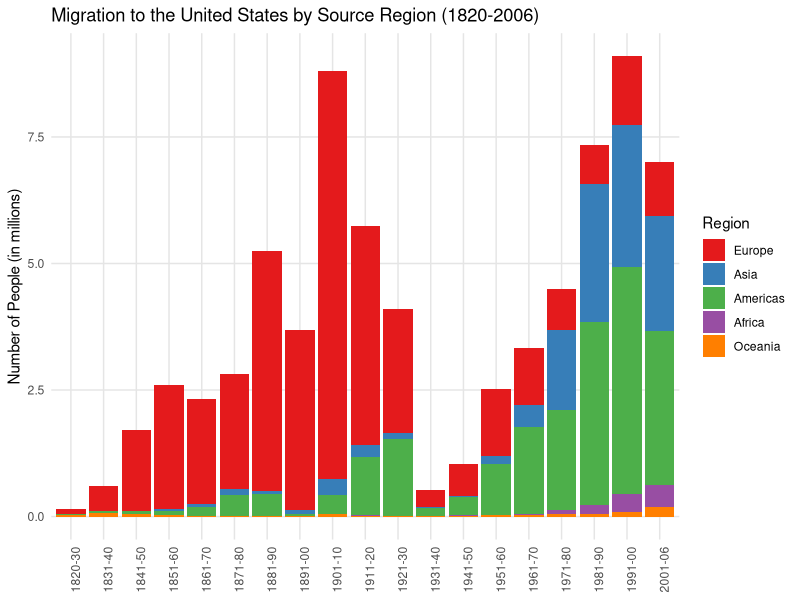
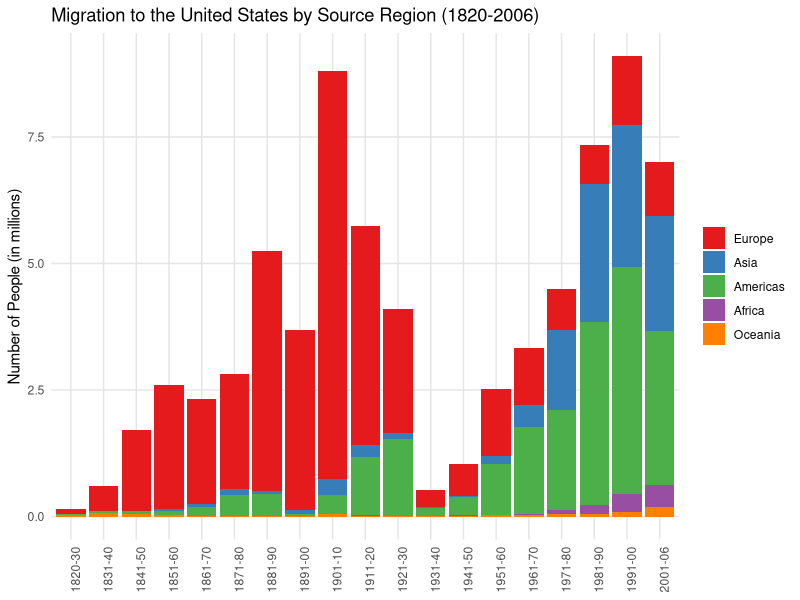
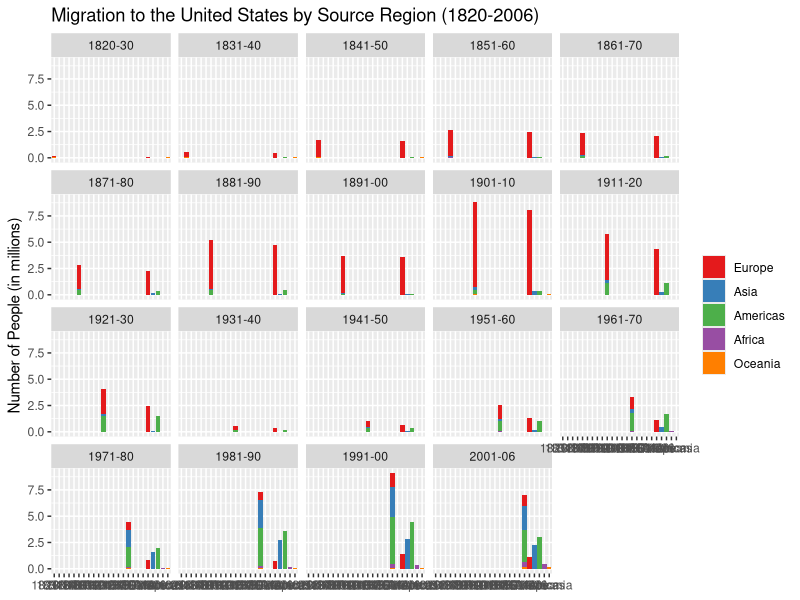
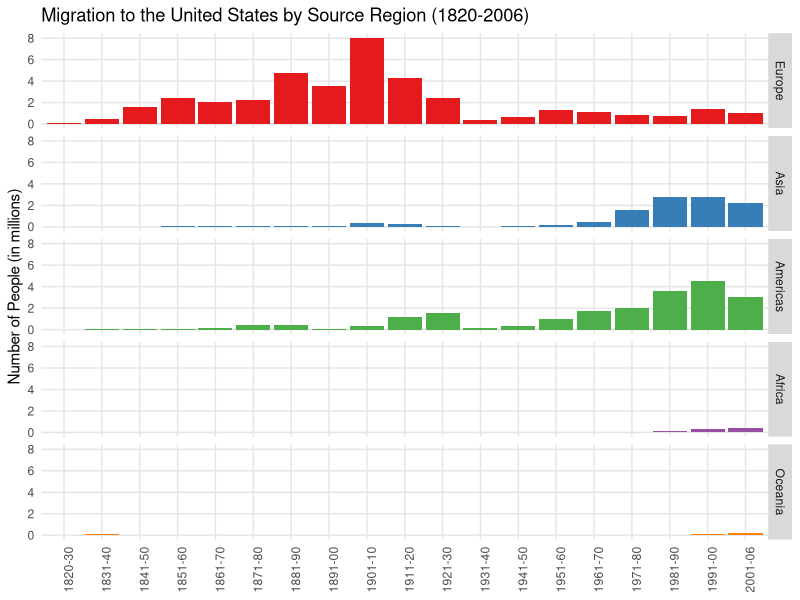
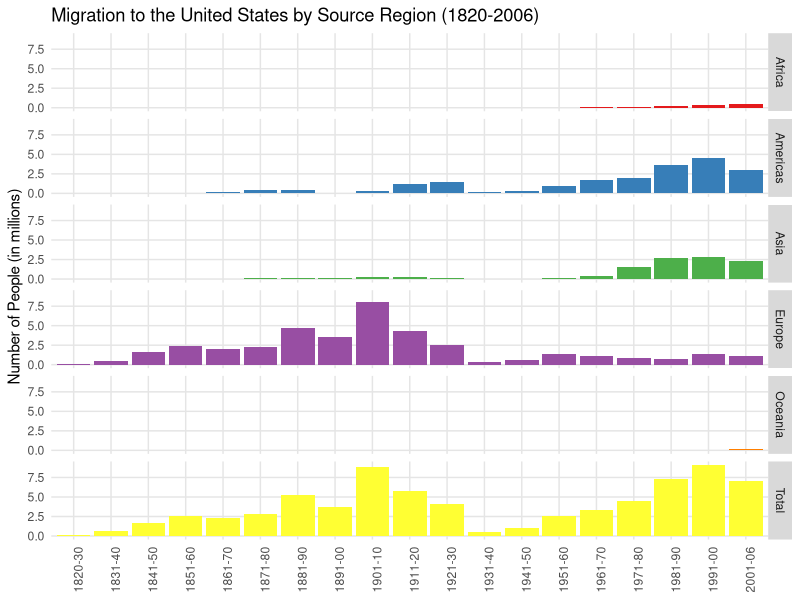
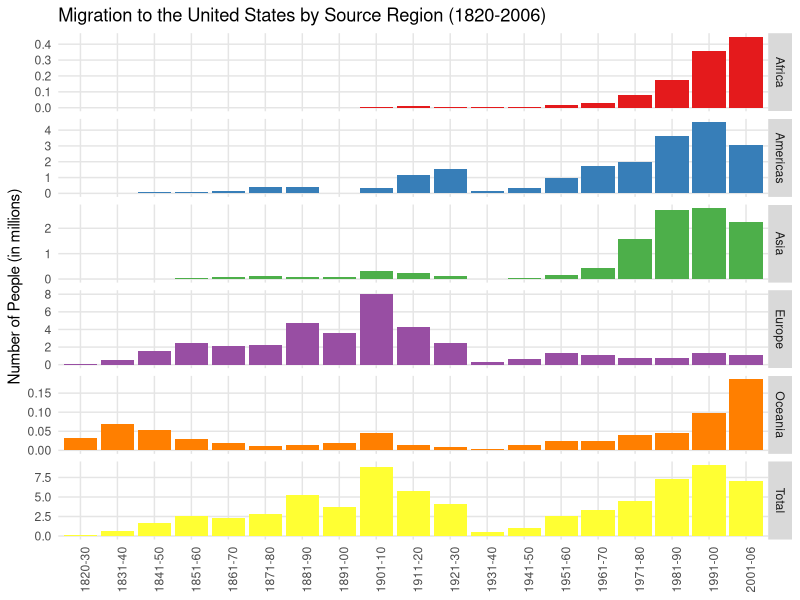

Write R code to recreate these figures, in order.
# Copyright @ Ye XIA <qazxiaye@126.com>
# part of the code is from https://learnr.wordpress.com

library(ggplot2)
library(reshape)

df <- structure(
    c(106487, 495681, 1597442, 2452577, 2065141, 2271925, 4735484, 3555352, 8056040, 4321887, 2463194, 347566, 621147, 1325727, 1123492, 800368, 761550, 1359737, 1073726, 36, 53, 141, 41538, 64759, 124160, 69942, 74862, 323543, 247236, 112059, 16595, 37028, 153249, 427642, 1588178, 2738157, 2795672, 2265696, 11951, 33424, 62469, 74720, 166607, 404044, 426967, 38972, 361888, 1143671, 1516716, 160037, 354804, 996944, 1716374, 1982735, 3615225, 4486806, 3037122, 17, 54, 55, 210, 312, 358, 857, 350, 7368, 8443, 6286, 1750, 7367, 14092, 28954, 80779, 176893, 354939, 446792, 33333, 69911, 53144, 29169, 18005, 11704, 13363, 18028, 46547, 14574, 8954, 2483, 14693, 25467, 25215, 41254, 46237, 98263, 185986), # 95
    .Dim = c(19, 5),  # 19*5 = 95
    .Dimnames = list(
        c("1820-30", "1831-40", "1841-50", "1851-60", "1861-70", "1871-80", "1881-90", "1891-00", "1901-10", "1911-20", "1921-30", "1931-40", "1941-50", "1951-60", "1961-70", "1971-80", "1981-90", "1991-00", "2001-06"), # 19
        c("Europe", "Asia", "Americas", "Africa", "Oceania") # 5
    )
)

df <- melt(df)
df <- rename(df, c(X1 = "Period", X2 = "Region"))


# change text direction in xlab
theme_update(axis.text.x = element_text(angle = 90, hjust = 1), panel.grid.major = element_line(colour = "grey90"), panel.grid.minor = element_blank(), panel.background = element_blank(), axis.ticks = element_blank())

png("1.png", width = 1000, height = 1000)
ggplot(df, aes(x = Period, y = value/1e+06, fill = Region)) +
    labs(title = "Migration to the United States by Source Region (1820-2006)", x = NULL, y = "Number of People (in millions)") +
    geom_bar(stat = "identity", position = "stack") +
    scale_fill_brewer(palette = "Set1")

png("2.png", width = 1000, height = 1000)
(p <- last_plot() + labs(fill = NULL))


png("3.png", width = 1000, height = 1000)
p + geom_bar(stat = "identity", aes(x = Region, y = value/1e+06)) +
    theme_grey() + facet_wrap(~Period)
     
png("4.png", width = 1000, height = 1000)
p + facet_grid(Region ~ .) + theme(legend.position = "none")


total <- cast(df, Period ~ ., sum)
total <- rename(total, c(`(all)` = "value"))
total$Region <- "Total"
df <- rbind(total, df)

png("5.png", width = 1000, height = 1000)
last_plot() %+% df

png("6.png", width = 1000, height = 1000)
last_plot() + facet_grid(Region ~ ., scale = "free_y")
